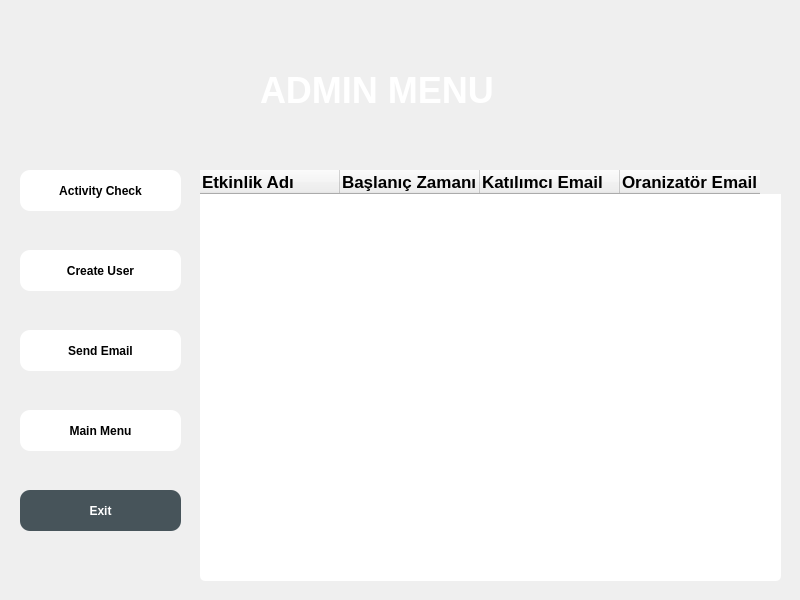
<?xml version="1.0" encoding="UTF-8"?>
<ui version="4.0">
 <class>MainWindow</class>
 <widget class="QMainWindow" name="MainWindow">
  <property name="geometry">
   <rect>
    <x>0</x>
    <y>0</y>
    <width>800</width>
    <height>600</height>
   </rect>
  </property>
  <property name="windowTitle">
   <string>MainWindow</string>
  </property>
  <property name="styleSheet">
   <string notr="true">background-image: url(:/assets/assets/zemin-buyuk.jpg);
QWidget::setFixedSize(800, 600);</string>
  </property>
  <widget class="QWidget" name="centralwidget">
   <widget class="QLabel" name="label">
    <property name="geometry">
     <rect>
      <x>260</x>
      <y>70</y>
      <width>241</width>
      <height>41</height>
     </rect>
    </property>
    <property name="styleSheet">
     <string notr="true">color:white;
font-size:36px;
font-weight:bold;
background:none</string>
    </property>
    <property name="text">
     <string>ADMIN MENU</string>
    </property>
   </widget>
   <widget class="QPushButton" name="activity_check">
    <property name="geometry">
     <rect>
      <x>20</x>
      <y>170</y>
      <width>161</width>
      <height>41</height>
     </rect>
    </property>
    <property name="styleSheet">
     <string notr="true">QPushButton{
color:black;
background:white;
border-radius:10px;
font-weight:bold;
}
QPushButton::hover{
color:white;
background:#47545a;
border-radius:10px;
font-weight:bold
}</string>
    </property>
    <property name="text">
     <string>Activity Check</string>
    </property>
   </widget>
   <widget class="QPushButton" name="exit">
    <property name="geometry">
     <rect>
      <x>20</x>
      <y>490</y>
      <width>161</width>
      <height>41</height>
     </rect>
    </property>
    <property name="styleSheet">
     <string notr="true">QPushButton{
color:white;
background:#47545a;
border-radius:10px;
font-weight:bold;
}

QPushButton::hover{
color:#47545a;
background:white;
border-radius:10px;
font-weight:bold
}</string>
    </property>
    <property name="text">
     <string>Exit</string>
    </property>
   </widget>
   <widget class="QTableWidget" name="tableWidget">
    <property name="geometry">
     <rect>
      <x>200</x>
      <y>170</y>
      <width>581</width>
      <height>411</height>
     </rect>
    </property>
    <property name="styleSheet">
     <string notr="true">QTableView{
color:black;
background:white;
font-weight:bold;
border-radius:5px
}</string>
    </property>
    <property name="tabKeyNavigation">
     <bool>true</bool>
    </property>
    <property name="dragEnabled">
     <bool>true</bool>
    </property>
    <property name="sortingEnabled">
     <bool>true</bool>
    </property>
    <property name="rowCount">
     <number>0</number>
    </property>
    <attribute name="horizontalHeaderCascadingSectionResizes">
     <bool>false</bool>
    </attribute>
    <attribute name="horizontalHeaderDefaultSectionSize">
     <number>140</number>
    </attribute>
    <attribute name="horizontalHeaderMinimumSectionSize">
     <number>19</number>
    </attribute>
    <attribute name="verticalHeaderDefaultSectionSize">
     <number>35</number>
    </attribute>
    <attribute name="verticalHeaderMinimumSectionSize">
     <number>21</number>
    </attribute>
    <column>
     <property name="text">
      <string>Etkinlik Adı</string>
     </property>
     <property name="font">
      <font>
       <pointsize>13</pointsize>
       <weight>75</weight>
       <bold>true</bold>
      </font>
     </property>
     <property name="textAlignment">
      <set>AlignLeading|AlignVCenter</set>
     </property>
    </column>
    <column>
     <property name="text">
      <string>Başlanıç Zamanı</string>
     </property>
     <property name="font">
      <font>
       <pointsize>13</pointsize>
       <weight>75</weight>
       <bold>true</bold>
      </font>
     </property>
     <property name="textAlignment">
      <set>AlignLeading|AlignVCenter</set>
     </property>
    </column>
    <column>
     <property name="text">
      <string>Katılımcı Email</string>
     </property>
     <property name="font">
      <font>
       <pointsize>13</pointsize>
       <weight>75</weight>
       <bold>true</bold>
      </font>
     </property>
     <property name="textAlignment">
      <set>AlignLeading|AlignVCenter</set>
     </property>
    </column>
    <column>
     <property name="text">
      <string>Oranizatör Email</string>
     </property>
     <property name="font">
      <font>
       <pointsize>13</pointsize>
       <weight>75</weight>
       <bold>true</bold>
      </font>
     </property>
     <property name="textAlignment">
      <set>AlignLeading|AlignVCenter</set>
     </property>
    </column>
   </widget>
   <widget class="QPushButton" name="send_email">
    <property name="geometry">
     <rect>
      <x>20</x>
      <y>330</y>
      <width>161</width>
      <height>41</height>
     </rect>
    </property>
    <property name="styleSheet">
     <string notr="true">QPushButton{
color:black;
background:white;
border-radius:10px;
font-weight:bold;
}
QPushButton::hover{
color:white;
background:#47545a;
border-radius:10px;
font-weight:bold
}</string>
    </property>
    <property name="text">
     <string>Send Email</string>
    </property>
   </widget>
   <widget class="QPushButton" name="main_menu">
    <property name="geometry">
     <rect>
      <x>20</x>
      <y>410</y>
      <width>161</width>
      <height>41</height>
     </rect>
    </property>
    <property name="styleSheet">
     <string notr="true">QPushButton{
color:black;
background:white;
border-radius:10px;
font-weight:bold;
}
QPushButton::hover{
color:white;
background:#47545a;
border-radius:10px;
font-weight:bold
}</string>
    </property>
    <property name="text">
     <string>Main Menu</string>
    </property>
   </widget>
   <widget class="QPushButton" name="create_user">
    <property name="geometry">
     <rect>
      <x>20</x>
      <y>250</y>
      <width>161</width>
      <height>41</height>
     </rect>
    </property>
    <property name="styleSheet">
     <string notr="true">QPushButton{
color:black;
background:white;
border-radius:10px;
font-weight:bold;
}
QPushButton::hover{
color:white;
background:#47545a;
border-radius:10px;
font-weight:bold
}</string>
    </property>
    <property name="text">
     <string>Create User</string>
    </property>
   </widget>
  </widget>
 </widget>
 <resources>
  <include location="assets.qrc"/>
 </resources>
 <connections/>
</ui>
